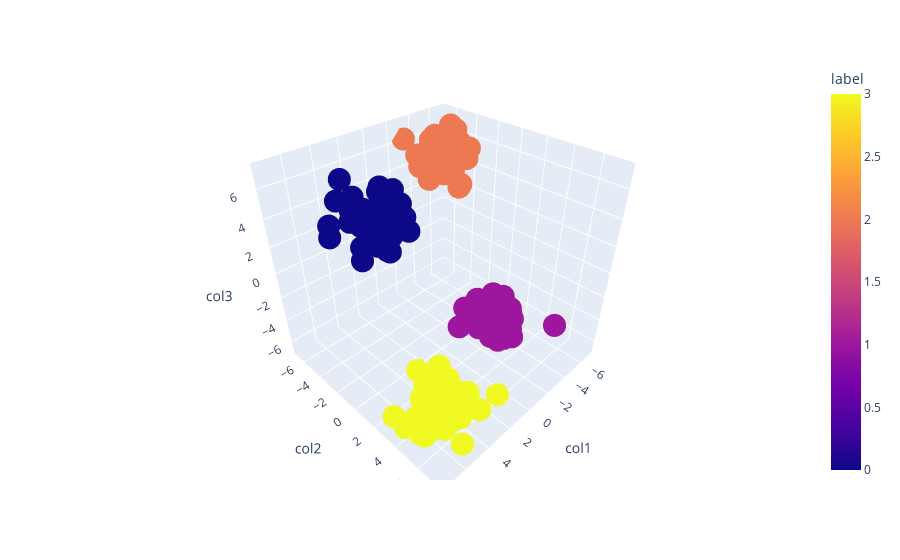

The code cell stored with this chart in its notebook:
### Code cell
fig = px.scatter_3d(df,x='col1', y='col2', z='col3', color='label')
fig.show()

### Figure 1 — Plotly figure (JSON) as saved in the notebook; plotly's stock layout.template omitted (floating-point values rounded to 4 significant figures; data arrays with more than 128 entries replaced by an {"elided": "..."} marker saying what was removed)
{"data": [{"hovertemplate": "col1=%{x}<br>col2=%{y}<br>col3=%{z}<br>label=%{marker.color}<extra></extra>", "legendgroup": "", "marker": {"color": {"elided": "200 int values"}, "coloraxis": "coloraxis", "symbol": "circle"}, "mode": "markers", "name": "", "scene": "scene", "showlegend": false, "type": "scatter3d", "x": {"elided": "200 float values"}, "y": {"elided": "200 float values"}, "z": {"elided": "200 float values"}}], "layout": {"coloraxis": {"colorbar": {"title": {"text": "label"}}, "colorscale": [[0, "#0d0887"], [0.1111, "#46039f"], [0.2222, "#7201a8"], [0.3333, "#9c179e"], [0.4444, "#bd3786"], [0.5556, "#d8576b"], [0.6667, "#ed7953"], [0.7778, "#fb9f3a"], [0.8889, "#fdca26"], [1, "#f0f921"]]}, "legend": {"tracegroupgap": 0}, "margin": {"t": 60}, "scene": {"domain": {"x": [0, 1], "y": [0, 1]}, "xaxis": {"title": {"text": "col1"}}, "yaxis": {"title": {"text": "col2"}}, "zaxis": {"title": {"text": "col3"}}}}}
